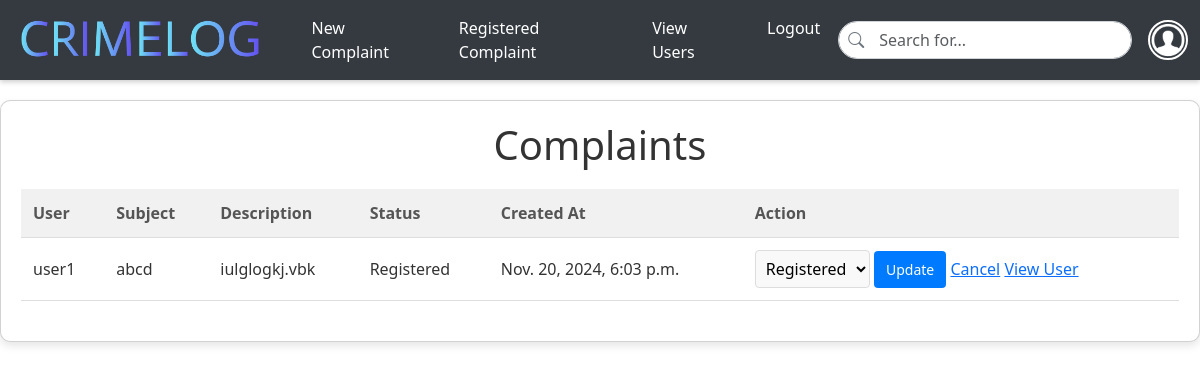
The page /view_complaints/ (signed in) on the database as committed earlier.
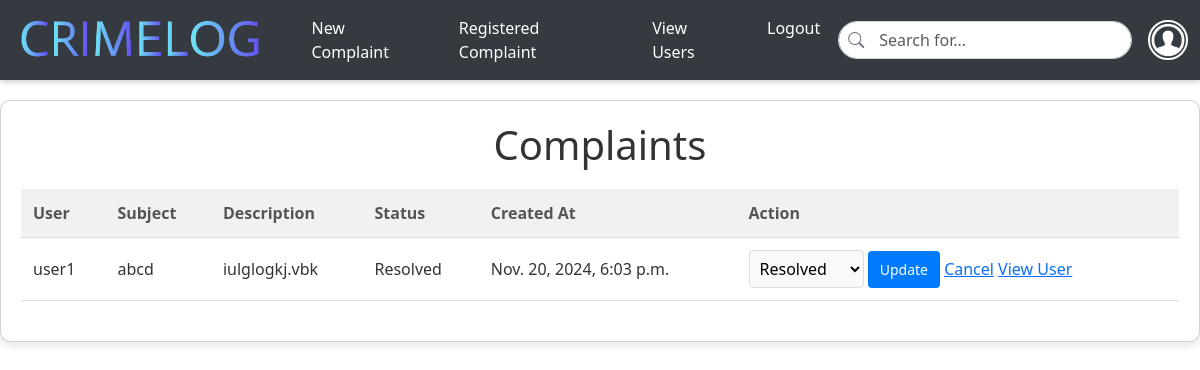
The same page on the database as committed later.
### app/models.py (models this page shows, shortened)
class Complaint(models.Model):
    user = models.ForeignKey(User, on_delete=models.CASCADE)
    police = models.ForeignKey(Police, on_delete=models.CASCADE)
    subject = models.CharField(max_length=255)
    description = models.TextField()
    status = models.CharField(max_length=50, choices=[('Pending', 'Pending'), ('Registered', 'Registered'), ('Resolved', 'Resolved')], default='Pending')
    created_at = models.DateTimeField(auto_now_add=True)
    registered_at = models.DateTimeField(null=True, blank=True)  # Optional

class User(models.Model):
    Email = models.EmailField(unique=True)
    username = models.TextField()
    phonenumber = models.IntegerField()
    password = models.TextField()
    location = models.TextField()
    idproof = models.FileField()
    profile_picture = models.ImageField(upload_to='profile_pics/', default='profile_pics/default.png')  # Ensure the default image is in the correct path.

### app/views.py (the view, shortened to what this page needs)
# urls.py: path('view_complaints/', views.view_complaints, name='view_complaints'),
def view_complaints(req):
    if 'police' not in req.session:
        return redirect(login)  # Ensure the police officer is logged in
    police = get_police(req)  # Helper function to fetch police officer details
    complaints = Complaint.objects.filter(police=police).order_by('-created_at')
    return render(req, 'police/view_complaints.html', {'complaints': complaints})

### app/views.py (called while the page is built)
def get_police(req):
    data=Police.objects.get(Email=req.session['police'])
    return data

### templates/police/view_complaints.html (shortened to what this page needs)
<!DOCTYPE html>
<html lang="en">
<head>
    <link href="https://cdn.jsdelivr.net/npm/bootstrap@5.3.3/dist/css/bootstrap.min.css" rel="stylesheet">
    <link href="https://cdn.jsdelivr.net/npm/bootstrap-icons/font/bootstrap-icons.css" rel="stylesheet">
</head>
<body>
    <nav id="nav" class="navbar navbar-expand-lg navbar-dark sticky-top">
        <div class="container-fluid">
            <a class="navbar-brand" href="../policehome">
                <img id="logo" src="../static/images/logo.png" alt="Logo">
            </a>
            <div class="collapse navbar-collapse" id="mynavbar">
                <ul class="navbar-nav me-auto">
                    <li class="nav-item">
                        <a class="nav-link" href="../view_complaints">New Complaint</a>
                    </li>
                    <li class="nav-item">
                        <a class="nav-link" href="../complainthistory">Registered Complaint</a>
                    </li>
                    <li class="nav-item">
                        <a class="nav-link" href="../viewuser">View Users</a>
                    </li>
                    <li class="nav-item">
                        <a class="nav-link" href="../logout">Logout</a>
                    </li>
                </ul>
                <div class="search-bar">
                    <span class="search-icon"><i class="bi bi-search"></i></span>
                    <form method="post" action="{% url 'usersearch' %}">
                        <input class="form-control" type="text" name="query" placeholder="Search for...">
                    </form>
                </div>
                <div class="dropdown ms-3">
                    <button class="btn btn-link dropdown p-0 border-0" type="button" id="profileDropdown" data-bs-toggle="dropdown" aria-expanded="false">
                        <img src="../static/images/profile.png" alt="Profile" class="profile-img">
                    </button>
                </div>
            </div>
        </div>
    </nav>
    <div class="card">
        <h1>Complaints</h1>
        <table>
            <thead>
                <tr>
                    <th>User</th>
                    <th>Subject</th>
                    <th>Description</th>
                    <th>Status</th>
                    <th>Created At</th>
                    <th>Action</th>
                </tr>
            </thead>
            <tbody>
                {% for complaint in complaints %}
                    <tr>
                        <td>{{ complaint.user.username }}</td>
                        <td>{{ complaint.subject }}</td>
                        <td>{{ complaint.description }}</td>
                        <td>{{ complaint.status }}</td>
                        <td>{{ complaint.created_at }}</td>
                        <td>
                            <form method="POST" style="margin: 0;">
                                <select name="status" class="status-select">
                                    <option value="Registered" {% if complaint.status == "Registered" %}selected{% endif %}>Registered</option>
                                    <option value="Resolved" {% if complaint.status == "Resolved" %}selected{% endif %}>Resolved</option>
                                </select>
                                <button type="submit">Update</button>
                                <a href="../delete/{{data.pk}}" type="btn-btn-primary">Cancel</a>
                                <a href="../viewuser" type="btn-btn-primary">View User</a>
                            </form>
                        </td>
                    </tr>
                {% empty %}
                    <tr>
                        <td colspan="6" class="no-complaints">No complaints found.</td>
                    </tr>
                {% endfor %}
            </tbody>
        </table>
    </div>
</body>
</html>

Rows that differ between the two databases and show on the page:
changed Complaint "abcd": status "Registered" → "Resolved"
